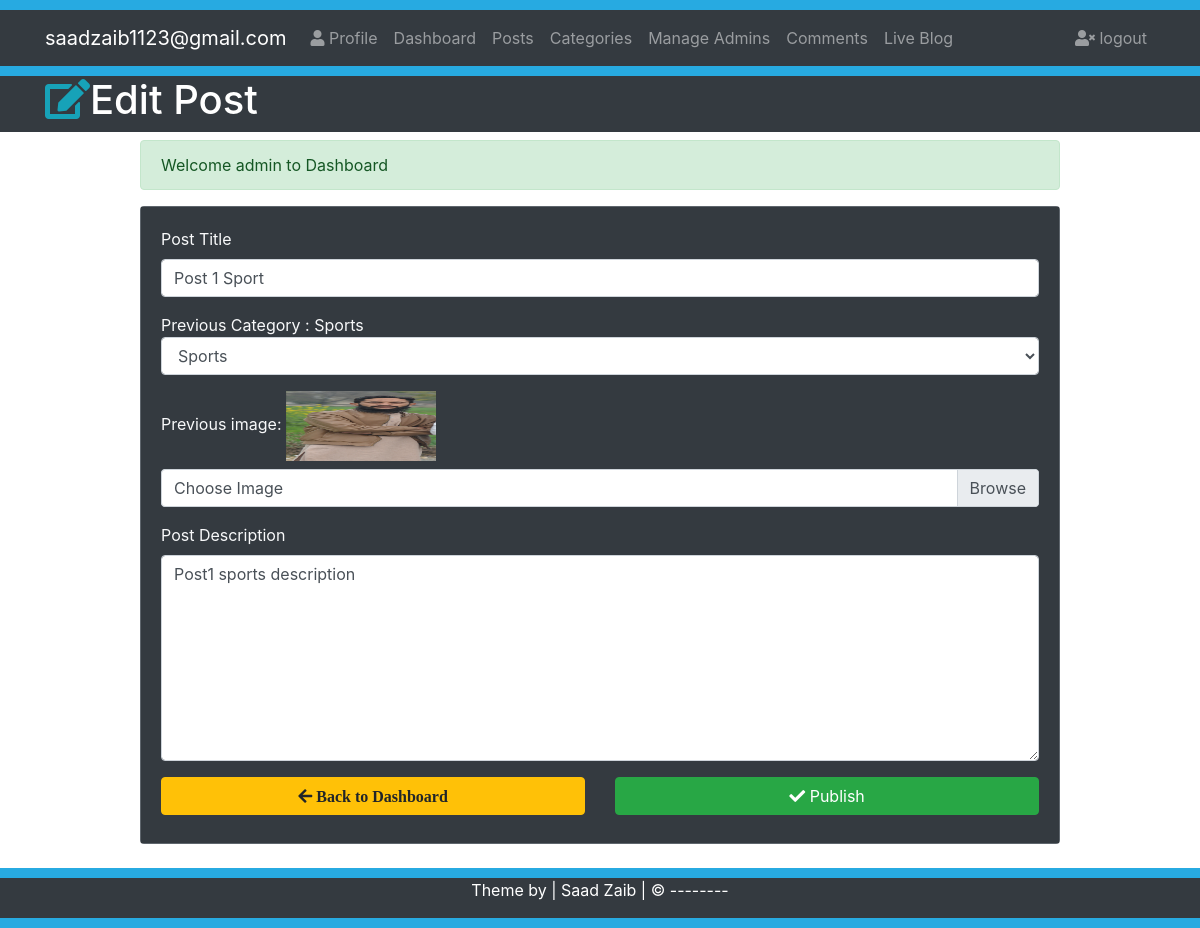
Page /EditPost.php?id=1 (signed in) on the committed database.
### tables this page shows
CREATE TABLE `posts` (
  `id` int(10) NOT NULL,
  `title` varchar(50) NOT NULL,
  `author` varchar(40) NOT NULL,
  `category` varchar(40) NOT NULL,
  `datetime` datetime NOT NULL,
  `image` varchar(40) NOT NULL,
  `post` text NOT NULL
);

### EditPost.php (the view, shortened to what this page needs)
<?php
require_once "includes/Functions.php";
require_once "includes/Sessions.php";
?>
<!DOCTYPE html>
<html lang="en">
<head>
    <link rel="stylesheet" href="https://pro.fontawesome.com/releases/v5.10.0/css/all.css"
 />
    <link rel="stylesheet" href="https://cdn.jsdelivr.net/npm/bootstrap@4.6.0/dist/css/bootstrap.min.css"
>
    <link rel="stylesheet" type="text/css" href="css/styles.css">
</head>
<body>
    <div style="height: 10px;background-color: #27aae1;"></div>
    <nav class="navbar navbar-expand-lg bg-dark navbar-dark">
        <div class="container">
            <a href="#" class="navbar-brand">saadzaib1123@gmail.com</a>
            <div class="collapse navbar-collapse" id="navbarcollapsecms">
                <ul class="navbar-nav mr-auto">
                    <li class="nav-item">
                        <a href="MyProfile.php" class="nav-link"><i class="fas fa-user"></i> Profile</a>
                    </li>
                    <li class="nav-item">
                        <a href="Dashboard.php" class="nav-link">Dashboard</a>
                    </li>
                    <li class="nav-item">
                        <a href="Posts.php" class="nav-link">Posts</a>
                    </li>
                    <li class="nav-item">
                        <a href="Categories.php" class="nav-link">Categories</a>
                    </li>
                    <li class="nav-item">
                        <a href="Admins.php" class="nav-link">Manage Admins</a>
                    </li>
                    <li class="nav-item">
                        <a href="Comments.php" class="nav-link">Comments</a>
                    </li>
                    <li class="nav-item">
                        <a href="Blog.php?page=1" class="nav-link">Live Blog</a>
                    </li>
                </ul>
                <ul class="navbar-nav ml-auto">
                    <li class="nav-item">
                        <a href="Logout.php" class="nav-link"><i class="fas fa-user-times"></i> logout</a>
                    </li>
                </ul>
            </div>
        </div>
    </nav>
    <div style="height: 10px;background-color: #27aae1;"></div>
    <header class="bg-dark text-white">
        <div class="container">
            <div class="row">
                <div class="col-md-12">
                    <h1><i class="fas fa-edit text-info"></i>Edit Post</h1>
                </div>
            </div>
        </div>
    </header>
    <section class="container py-2 mb-3" style="min-height: 400px;">
        <div class="row">
            <div class="offset-lg-1 col-lg-10">
                <?php
                    echo SuccessMessage();
                    if(isset($_GET['id']))
                    {
                        $PostId = $_GET['id'];
                        $sql = "SELECT * FROM posts WHERE id = '{$PostId}' ";
                        $stmt = $conn->query($sql);
                        $record = $stmt->fetch();
                    }
                ?>
               <form action="EditPost.php" method="post" enctype="multipart/form-data">
                    <div class="card bg-secondary text-light">
                        <div class="card-body bg-dark">
                            <div class="form-group">
                                <label for="title">Post Title</label>
                                <input type="text" name="postTitle" id="title" placeholder="Add Post title" class="form-control" value="<?php  echo $record['title']; ?>">
                            </div>
                            <div class="form-group">
                                <span>Previous Category : <?php  echo $record['category']; ?></span>
                                <select name="category" class="form-control">
                                    <?php
                                        $sql = "SELECT * FROM category";
                                        $stmt = $conn->query($sql);
                                        while($data = $stmt->fetch())
                                        {
                                           if($record['category'] == $data['title'])
                                           {
                                               $selected = "selected";
                                           }
                                           else{
                                               $selected = "";
                                           }
                                    ?>
                                        <option <?php echo $selected;?> >
                                            <?php echo $data['title']; ?>
                                        </option>
                                    <?php  } ?>
                                </select>
                            </div>
                            <div class="form-group">
                                <div class="mb-2">
                                    <label>Previous image:</label>
                                    <img src="uploads/<?php echo $record['image']; ?>" width="150px;" height="70px">
                                </div>
                                <div class="custom-file">
                                   <label for="image" class="custom-file-label">Choose Image</label>
                                </div>
                            </div>
                            <div class="form-group">
                                <label for="desc">Post Description</label>
                                <textarea class="form-control" name="postDesc" rows="8" cols="80"><?php echo $record['post']; ?></textarea>
                            </div>
                            <div class="row">
                                <div class="col-lg-6 mb-2">
                                    <a href="Dashboard.php" class="btn btn-warning btn-block"><i class="fas fa-arrow-left"> Back to Dashboard</i></a>
                                </div>
                                <div class="col-lg-6 mb-2">
                                    <button type="submit" name="submit" class="btn btn-success btn-block"> <i class="fas fa-check"></i> Publish</button>
                                </div>
                            </div>
                        </div>
                    </div>
               </form>
            </div>
        </div>
    </section>
    <div style="height: 10px;background-color: #27aae1;"></div>
    <footer class="bg-dark text-white">
        <div class="container">
            <div class="row">
                <div class="col">
                    <p class="text-center">Theme by | Saad Zaib | &copy; --------</p>
                </div>
            </div>
        </div>
    </footer>
    <div style="height: 10px;background-color: #27aae1;"></div>
</body>
</html>

### rows in the picture
posts: postTitle "Post 1 Sport", category "Sports", image (picture), postDesc "Post1 sports description"

### other values in the picture
SuccessMessage() "Welcome admin to Dashboard"
form field category "Sports"
